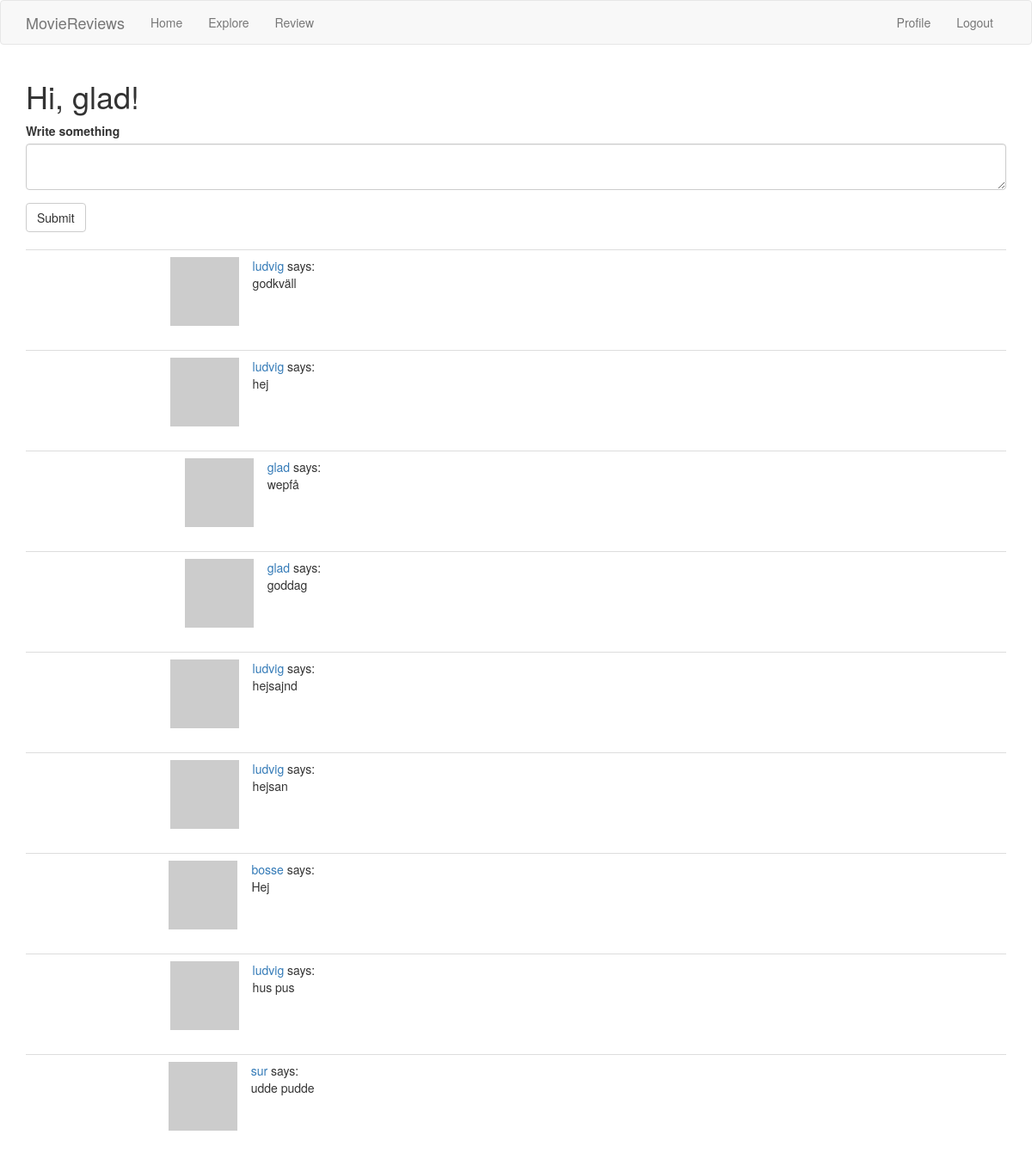
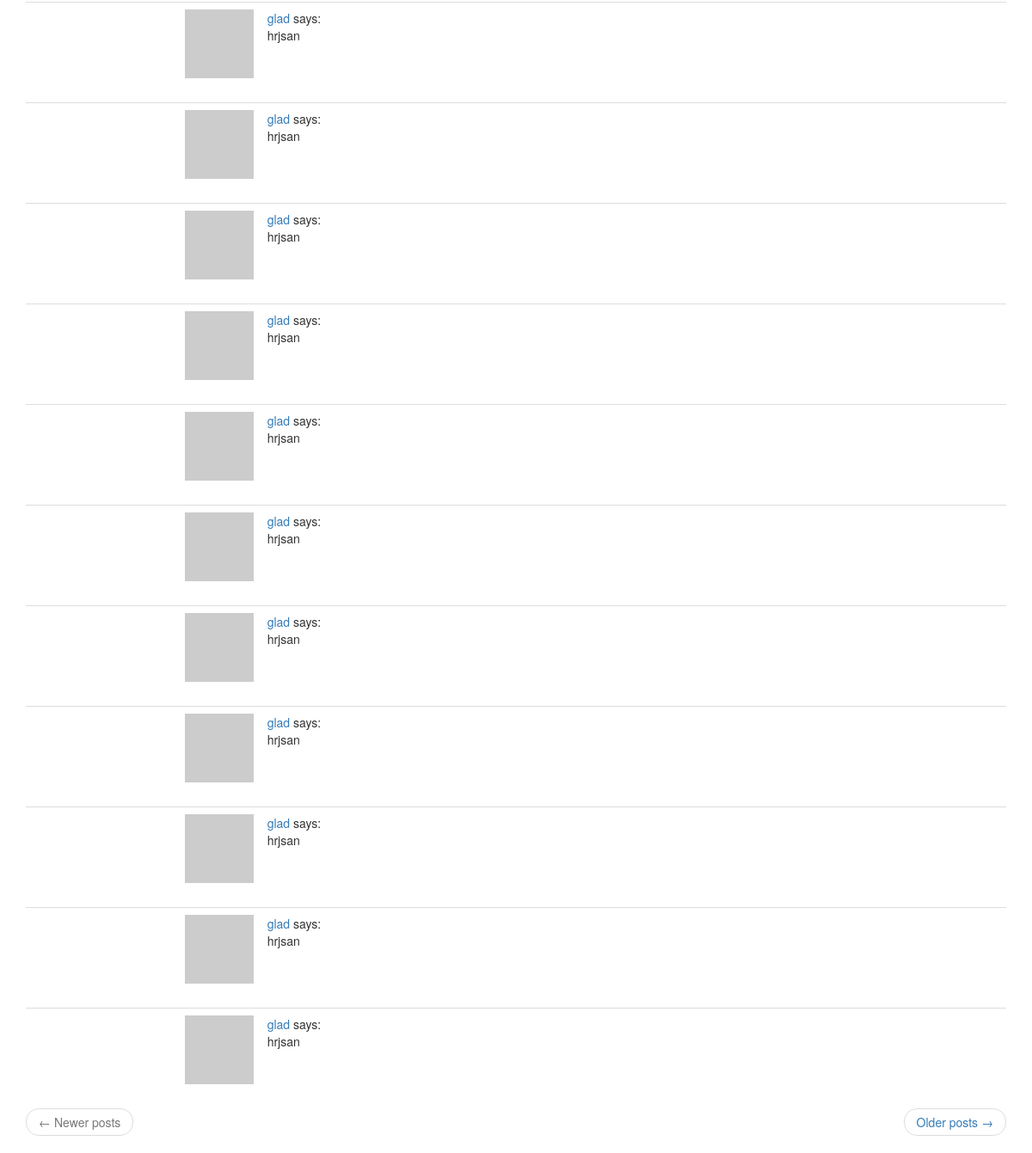
The page /index (signed in) on the database its author committed (2 pictures, top to bottom).
### app/models.py (models this page shows, shortened)
class User(UserMixin, db.Model):
    id = db.Column(db.Integer, primary_key=True)
    username = db.Column(db.String(64), index=True, unique=True)
    email = db.Column(db.String(120), index=True, unique=True)
    password_hash = db.Column(db.String(128))
    posts = db.relationship('Post', backref='author', lazy='dynamic')
    reviews = db.relationship('Review', backref='author', lazy='dynamic')
    about_me = db.Column(db.String(140))
    last_seen = db.Column(db.DateTime, default=datetime.utcnow)
    followed = db.relationship(
        'User', secondary=followers,
        primaryjoin=(followers.c.follower_id == id),
        secondaryjoin=(followers.c.followed_id == id),
        backref=db.backref('followers', lazy='dynamic'), lazy='dynamic')
    def avatar(self, size):
        digest = md5(self.email.lower().encode('utf-8')).hexdigest()
        return 'https://www.gravatar.com/avatar/{}?d=identicon&s={}'.format(
            digest, size)

class Post(db.Model):
    id = db.Column(db.Integer, primary_key=True)
    body = db.Column(db.String(140))
    timestamp = db.Column(db.DateTime, index=True, default=datetime.utcnow)
    user_id = db.Column(db.Integer, db.ForeignKey('user.id'))

### app/routes.py (the view)
@app.route('/', methods=['GET', 'POST'])
@app.route('/index', methods=['GET', 'POST'])
@login_required
def index():
    form = PostForm()
    if form.validate_on_submit():
        post = Post(body=form.post.data, author=current_user)
        db.session.add(post)
        db.session.commit()
        flash('Your post is now live!')
    page = request.args.get('page', 1, type=int)
    posts = Post.query.order_by(Post.timestamp.desc()).paginate(
        page, app.config['POSTS_PER_PAGE'], False)
    next_url = url_for('explore', page=posts.next_num) \
        if posts.has_next else None
    prev_url = url_for('explore', page=posts.prev_num) \
        if posts.has_prev else None
    return render_template("index.html", title='Explore', posts=posts.items,
                          form=form, next_url=next_url, prev_url=prev_url)

### app/forms.py
class PostForm(FlaskForm):
    post = TextAreaField('Write something', validators=[
        DataRequired(), Length(min=1, max=140)])
    submit = SubmitField('Submit')

### app/models.py (called while the page is built)
@login.user_loader
def load_user(id):
    return User.query.get(int(id))

### app/routes.py (called while the page is built)
@app.before_request
def before_request():
    if current_user.is_authenticated:
        current_user.last_seen = datetime.utcnow()
        db.session.commit()

### app/templates/index.html (shortened to what this page needs)
{% extends "base.html" %}
{% import 'bootstrap/wtf.html' as wtf %}
{% block app_content %}
    <h1>Hi, {{ current_user.username }}!</h1>
    {% if form %}
    {{ wtf.quick_form(form) }}
    <br>
    {% endif %}
    {% for post in posts %}
        {% include '_post.html' %}
    {% endfor %}
    <nav aria-label="...">
        <ul class="pager">
            <li class="previous{% if not prev_url %} disabled{% endif %}">
                <a href="{{ prev_url or '#' }}">
                    <span aria-hidden="true">&larr;</span> Newer posts
                </a>
            </li>
            <li class="next{% if not next_url %} disabled{% endif %}">
                <a href="{{ next_url or '#' }}">
                    Older posts <span aria-hidden="true">&rarr;</span>
                </a>
            </li>
        </ul>
    </nav>
{% endblock %}

### app/templates/base.html (shortened to what this page needs)
{% extends 'bootstrap/base.html' %}
{% block navbar %}
    <nav class="navbar navbar-default">
        <div class="container">
            <div class="navbar-header">
                <a class="navbar-brand" href="{{ url_for('index') }}">MovieReviews</a>
            </div>
            <div class="collapse navbar-collapse" id="bs-example-navbar-collapse-1">
                <ul class="nav navbar-nav">
                    <li><a href="{{ url_for('index') }}">Home</a></li>
                    <li><a href="{{ url_for('explore') }}">Explore</a></li>
                    <li><a href="{{ url_for('review') }}">Review</a></li>
                </ul>
                <ul class="nav navbar-nav navbar-right">
                    {% if current_user.is_anonymous %}
                    <li><a href="{{ url_for('login') }}">Login</a></li>
                    {% else %}
                    <li><a href="{{ url_for('user', username=current_user.username) }}">Profile</a></li>
                    <li><a href="{{ url_for('logout') }}">Logout</a></li>
                    {% endif %}
                </ul>
            </div>
        </div>
    </nav>
{% endblock %}
{% block content %}
    <div class="container">
        {% block app_content %}{% endblock %}
    </div>
{% endblock %}

### app/templates/_post.html
<table class="table table-hover">
        <tr>
            <td width"70px">
            </td>
            <td width="70px">
                <a href="{{ url_for('user', username=post.author.username) }}">
                    <img src="{{ post.author.avatar(70) }}" />
                </a>
            </td>
            <td>
                <a href="{{ url_for('user', username=post.author.username) }}">
                    {{ post.author.username }}
                </a>
                says:
                <br>
                {{ post.body }}
            </td>
        </tr>
    </table>

### rows shown on the page
User: username "glad"
Post: author.username "ludvig", body "godkväll"
Post: author.username "ludvig", body "hej"
Post: author.username "glad", body "wepfå"
Post: author.username "glad", body "goddag"
Post: author.username "ludvig", body "hejsajnd"
Post: author.username "ludvig", body "hejsan"
Post: author.username "bosse", body "Hej"
Post: author.username "ludvig", body "hus pus"
Post: author.username "sur", body "udde pudde"
Post: author.username "glad", body "hrjsan"
Post: author.username "glad", body "hrjsan"
Post: author.username "glad", body "hrjsan"
Post: author.username "glad", body "hrjsan"
Post: author.username "glad", body "hrjsan"
Post: author.username "glad", body "hrjsan"
Post: author.username "glad", body "hrjsan"
Post: author.username "glad", body "hrjsan"
Post: author.username "glad", body "hrjsan"
Post: author.username "glad", body "hrjsan"
Post: author.username "glad", body "hrjsan"
